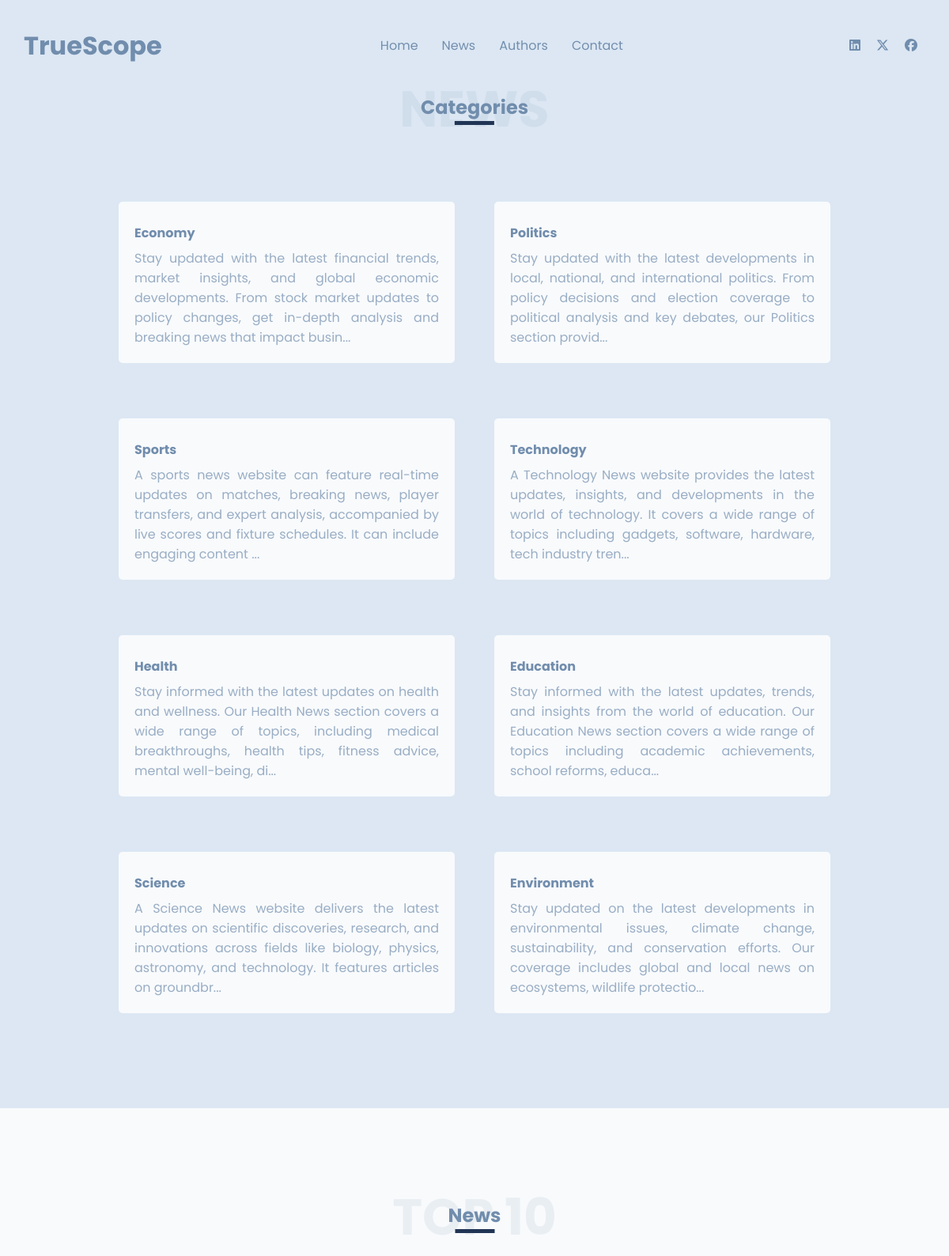
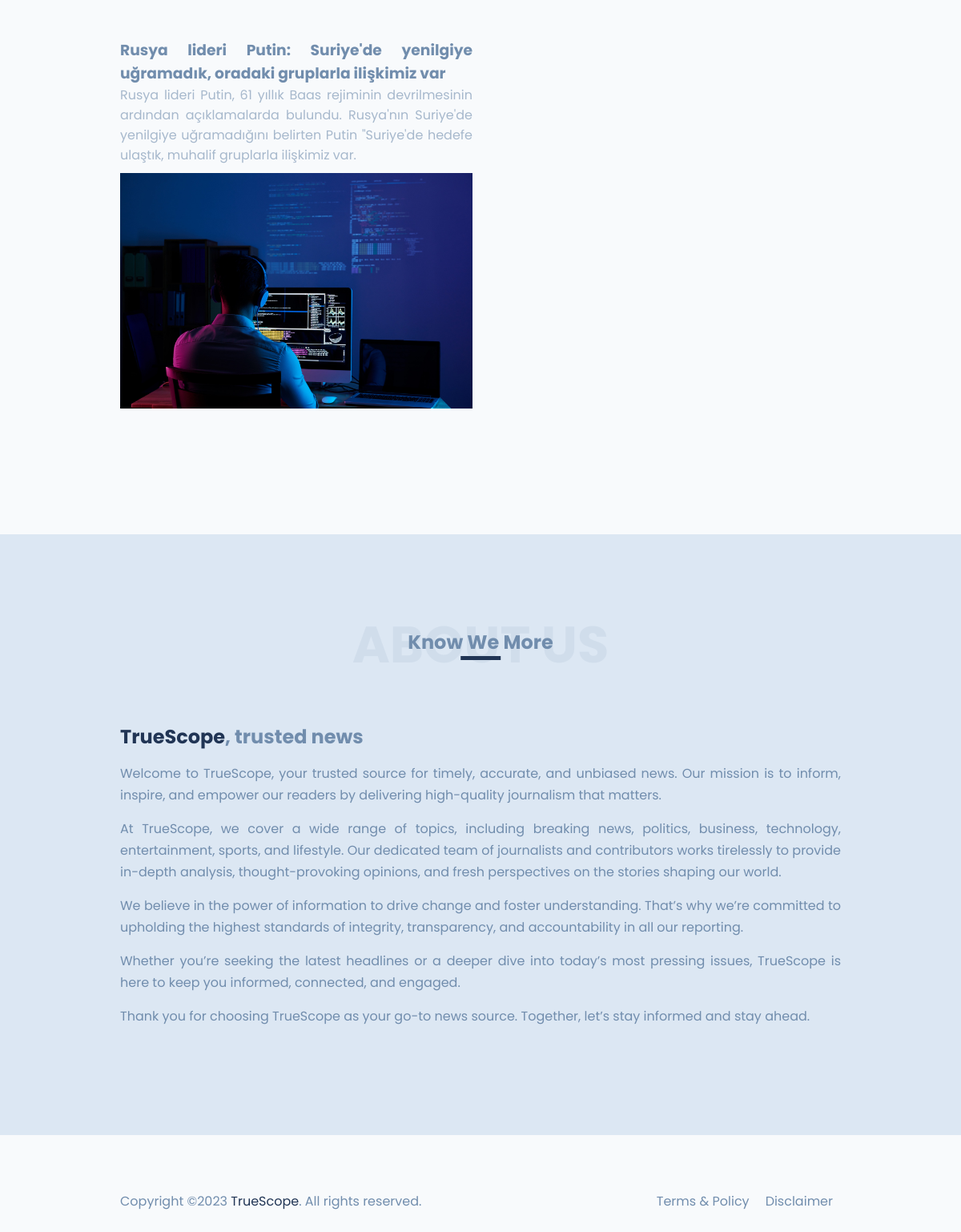
The page / on the database its author committed (2 pictures, top to bottom).
### tables this page shows
CREATE TABLE `news_types` (
  `id` int NOT NULL AUTO_INCREMENT,
  `news_type` varchar(300) NOT NULL,
  `news_type_detail` varchar(500) NOT NULL,
  `create_at` varchar(20) NOT NULL,
  `update_at` varchar(20) NOT NULL,
  PRIMARY KEY (`id`)
);

CREATE TABLE `news` (
  `id` int NOT NULL AUTO_INCREMENT,
  `news_type_id` int NOT NULL,
  `writer_id` int NOT NULL,
  `news_image` varchar(300) NOT NULL,
  `news_title` varchar(400) NOT NULL,
  `news_summary` text NOT NULL,
  `news_description` text NOT NULL,
  `create_at` varchar(20) NOT NULL,
  `update_at` varchar(20) NOT NULL,
  `seo_url` text NOT NULL,
  PRIMARY KEY (`id`)
);

### index.php (the view, shortened to what this page needs)
<?php include 'dashboard/_src/init.php'; ?>
<!DOCTYPE html>
<html lang="en">
	<head>
		<link
			rel="stylesheet"
			href="https://cdnjs.cloudflare.com/ajax/libs/font-awesome/6.5.1/css/all.min.css"
		/>
		<link rel="stylesheet" href="assets/css/style.css" />
	</head>
	<body>
		<header>
			<h1>TrueScope</h1>
			<nav class="social-menu">
				<ul>
					<li>
						<a
							href="https://linkedin.com"
							target="_blank"
							rel="no-opener no-referrer"
							><i class="fa-brands fa-linkedin"></i
						></a>
					</li>
					<li>
						<a
							href="https://twitter.com"
							target="_blank"
							rel="no-opener no-referrer"
							><i class="fa-brands fa-x-twitter"></i
						></a>
					</li>
					<li>
						<a
							href="https://facebook.com"
							target="_blank"
							rel="no-opener no-referrer"
							><i class="fa-brands fa-facebook"></i
						></a>
					</li>
				</ul>
			</nav>
			<nav class="main-menu">
				<ul>
					<li>
						<a href="index.php">Home</a>
					</li>
					<li><a href="news.php">News</a></li>
					<li><a href="authors.php">Authors</a></li>
					<li><a href="contact.php">Contact</a></li>
				</ul>
			</nav>
		</header>
		<main>
			<section class="resume container">
				<div class="section-title">
					<h2>News</h2>
					<h4>Categories</h4>
				</div>
				<?php
					$result = $conn->query("SELECT * FROM news_types");
					$counter = 0;
					if ($result->num_rows > 0) {
						while ($row = $result->fetch_assoc()) {
							if($counter % 2 == 0){
								$counter++?>
							<div class="row">
								<div>
									<ul class="experience">
										<li>
										<a href="categoryNew.php?url=<?php echo $row['id']; ?>"><h4><?php echo $row['news_type']; ?></h4></a>
											<p>
											<?php echo substr($row['news_type_detail'], 0, 200) . '...'; ?>
											</p>
										</li>
									</ul>
								</div>
							<?php }
							else{
								$counter++?>
							<div>
									<ul class="experience">
										<li>
										<a href="categoryNew.php?url=<?php echo $row['id']; ?>"><h4><?php echo $row['news_type']; ?></h4></a>
											<p>
											<?php echo substr($row['news_type_detail'], 0, 200) . '...'; ?>
											</p>
										</li>
									</ul>
								</div>
							</div>
								<?php }
							}
					} ?>
			</section>
			<section class="what-i-do container">
				<div class="section-title">
					<h2>Top 10</h2>
					<h4>News</h4>
				</div>
				<div class="section-content">
				<div class="row">
					<ul style="display:grid; grid-template-columns: repeat(2, 1fr); gap: 20px;">
						<?php
						$result = $conn->query("SELECT * FROM news ORDER BY update_at DESC LIMIT 10");
						if ($result->num_rows > 0) {
							while ($row = $result->fetch_assoc()) { ?>
								<li>
									<div>
										<h3><a href="news-detail.php?url=<?php echo $row['seo_url'] ?>"><?php echo $row['news_title'] ?></a></h3>
										<p><?php echo $row['news_summary'] ?></p>
										<img src="<?php echo $row['news_image'] ?>" alt="<?php echo $row['news_title'] ?>" style="margin-top:10px" />
									</div>
								</li>
						<?php }
						} ?>
					</ul>
				</div>
			</div>
			</section>
			<section class="about container">
				<div class="section-title">
					<h2>About US</h2>
					<h4>Know We More</h4>
				</div>
				<div class="section-content">
					<div class="row">
						<div>
							<h3><span class="text-green">TrueScope</span>, trusted news</h3>
							<p>
								Welcome to TrueScope, your trusted source for timely, accurate, and unbiased news. Our mission is to inform, inspire, and empower our readers by delivering high-quality journalism that matters.
							</p>
							<p>
								At TrueScope, we cover a wide range of topics, including breaking news, politics, business, technology, entertainment, sports, and lifestyle. Our dedicated team of journalists and contributors works tirelessly to provide in-depth analysis, thought-provoking opinions, and fresh perspectives on the stories shaping our world.
							</p>
							<p>
								We believe in the power of information to drive change and foster understanding. That’s why we’re committed to upholding the highest standards of integrity, transparency, and accountability in all our reporting.
							</p>
							<p>
								Whether you’re seeking the latest headlines or a deeper dive into today’s most pressing issues, TrueScope is here to keep you informed, connected, and engaged.
							</p>
							<p>
								Thank you for choosing TrueScope as your go-to news source. Together, let’s stay informed and stay ahead.
							</p>
						</div>
					</div>
				</div>
			</section>
		</main>
		<footer class="container">
			<div class="row">
				<p>Copyright &copy;2023 <span class="text-green">TrueScope</span>. All rights reserved.</p>
				<nav>
					<ul>
						<li><a href="#">Terms &amp; Policy</a></li>
						<li><a href="#">Disclaimer</a></li>
					</ul>
				</nav>
			</div>
		</footer>
	</body>
</html>

### assets/css/style.css (style rules this page uses)
:root { --color1: #F8FAFC; --color2: #718dad; --color3: #dce7f3; --color4: #213555; --color5: #3E5879; --color6: #F8FAFC; --color7: #2c55986a; }
* { margin: 0; }
body { font-family: "Poppins", sans-serif; background-color: var(--color1); color: var(--color2); }
a { color: var(--color2); text-decoration: none; }
ul, ol { list-style-type: none; padding: 0; }
.container { padding: 70px 20px; }
@media (min-width: 500px) { .container { padding: 70px 50px; } }
@media (min-width: 800px) { .container { padding: 70px 100px; } }
@media (min-width: 1000px) { .container { padding: 70px 150px; } }
main > section:nth-child(odd) { background-color: var(--color3); }
.section-title { text-align: center; margin-top: 20px; margin-bottom: 50px; position: relative; }
.section-title h2 { text-transform: uppercase; font-size:2.5rem; opacity: 0.1; }
@media (min-width:500px) { .section-title h2 { font-size: 4rem; } }
.section-title h4 { font-size: 1rem; position: absolute; top: 50%; left: 50%; transform: translate(-50%, -50%); -webkit-transform: translate(-50%, -50%); -moz-transform: translate(-50%, -50%); -ms-transform: translate(-50%, -50%); -o-transform: translate(-50%, -50%); }
@media (min-width:500px) { .section-title h4 { font-size: 1.5rem; } }
.section-title h4::after { content: ""; width: 50px; height: 5px; background-color: var(--color4); display: block; margin: 0 auto; }
.row { display: flex; gap: 50px; flex-wrap: wrap; margin-bottom: 50px; }
.row img { width: 100%; }
.row > * { text-align: justify; flex: 1 1 300px; }
.text-green { color: var(--color4); }
header { background-color: var(--color3); display: flex; justify-content: space-between; align-items: center; padding: 30px; position: fixed; top: 0; left: 0; right: 0; z-index: 5; }
header .main-menu { background-color: var(--color3); position: absolute; opacity: 0.98; top: 0; left: 0; height: 100vh; padding: 30px; transform: translateX(-100%); -webkit-transform: translateX(-100%); -moz-transform: translateX(-100%); -ms-transform: translateX(-100%); -o-transform: translateX(-100%); transition: transform 0.5s; -webkit-transition: transform 0.5s; -moz-transition: transform 0.5s; -ms-transition: transform 0.5s; -o-transition: transform 0.5s; }
@media (min-width: 1000px) { header .main-menu { position: static; background-color: transparent; padding: 0; order:1; height: auto; transform: none; -webkit-transform: none; -moz-transform: none; -ms-transform: none; -o-transform: none; } }
@media (min-width: 1000px) { header .main-menu ul { display: flex; } }
header .main-menu a { display: inline-block; padding: 10px 80px 10px 15px; }
@media (min-width:1000px) { header .main-menu a { padding: 15px; } }
header .social-menu { display: none; }
@media (min-width: 700px) { header .social-menu { display: block; } }
@media (min-width: 1000px) { header .social-menu { order:2; } }
header .social-menu ul { display: flex; }
header .social-menu a { display: inline-block; padding: 10px; }
.about .row > div:first-child { flex: 6 1 300px; }
.about .row > div:last-child { flex: 2 1 300px; }
.about h3 { margin-bottom: 15px; font-size: 1.5rem; }
.about p { line-height: 27px; margin-bottom: 15px; }
.what-i-do .row > * { flex-basis: 250px; }
.what-i-do ul li { display: flex; align-items: start; gap: 20px; margin-bottom: 30px; }
.what-i-do ul p { opacity: 0.6; }
.resume .row > * { flex-basis: 300px; }
.resume .experience li { background-color: var(--color6); padding: 20px; margin-top: 20px; border-radius: 5px; -webkit-border-radius: 5px; -moz-border-radius: 5px; -ms-border-radius: 5px; -o-border-radius: 5px; }
.resume .experience h4 { margin: 7px 0; }
.resume .experience p { margin-top: 7px; opacity: 0.7; }
footer .row > * { flex-basis: 300px; text-align: center; }
@media (min-width: 750px) { footer .row > * { text-align: left; } }
footer ul { display: flex; justify-content: center; }
@media (min-width: 750px) { footer ul { justify-content: end; } }
footer ul a { padding: 10px; }

### rows shown on the page
news_types: news_type "Economy", news_type_detail "Stay updated with the latest financial trends, market insights, and global economic developments. From stock market updates to policy changes, get in-depth analysis and breaking news that impact busin"
news_types: news_type "Politics", news_type_detail "Stay updated with the latest developments in local, national, and international politics. From policy decisions and election coverage to political analysis and key debates, our Politics section provid"
news_types: news_type "Sports", news_type_detail "A sports news website can feature real-time updates on matches, breaking news, player transfers, and expert analysis, accompanied by live scores and fixture schedules. It can include engaging content"
news_types: news_type "Technology", news_type_detail "A Technology News website provides the latest updates, insights, and developments in the world of technology. It covers a wide range of topics including gadgets, software, hardware, tech industry tren"
news_types: news_type "Health", news_type_detail "Stay informed with the latest updates on health and wellness. Our Health News section covers a wide range of topics, including medical breakthroughs, health tips, fitness advice, mental well-being, di"
news_types: news_type "Education", news_type_detail "Stay informed with the latest updates, trends, and insights from the world of education. Our Education News section covers a wide range of topics including academic achievements, school reforms, educa"
news_types: news_type "Science", news_type_detail "A Science News website delivers the latest updates on scientific discoveries, research, and innovations across fields like biology, physics, astronomy, and technology. It features articles on groundbr"
news_types: news_type "Environment", news_type_detail "Stay updated on the latest developments in environmental issues, climate change, sustainability, and conservation efforts. Our coverage includes global and local news on ecosystems, wildlife protectio"
news: news_title "Rusya lideri Putin: Suriye'de yenilgiye uğramadık, oradaki gruplarla ilişkimiz var", news_summary "Rusya lideri Putin, 61 yıllık Baas rejiminin devrilmesinin ardından açıklamalarda bulundu. Rusya'nın Suriye'de yenilgiye uğramadığını belirten Putin \"Suriye'de hedefe ulaştık, muhalif gruplarla ilişkimiz var.", news_image (picture)
